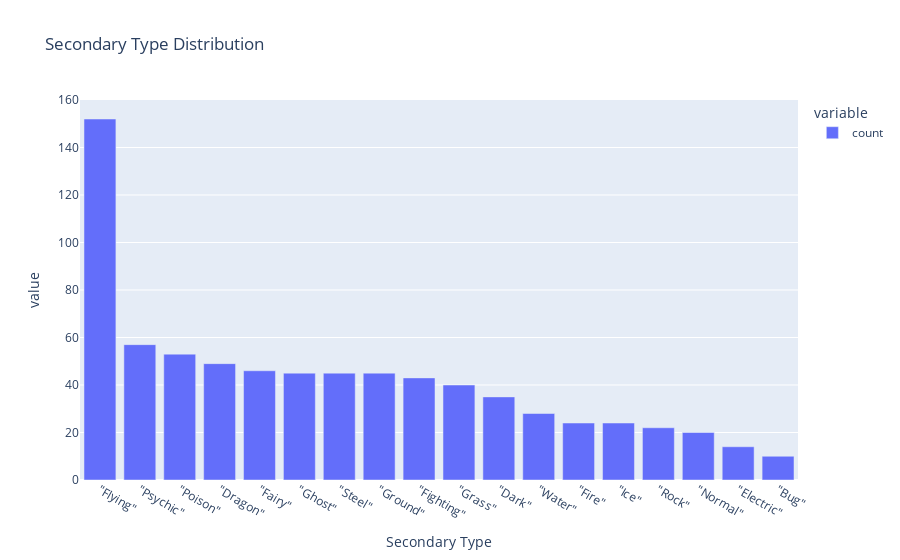

The cell this chart's notebook holds for it:
### Code cell
fig = px.bar(df['Secondary Type'].value_counts(), title='Secondary Type Distribution')
fig.show()

### Figure 1 — Plotly figure (JSON) as saved in the notebook; plotly's stock layout.template omitted (floating-point values rounded to 4 significant figures)
{"data": [{"alignmentgroup": "True", "hovertemplate": "variable=count<br>Secondary Type=%{x}<br>value=%{y}<extra></extra>", "legendgroup": "count", "marker": {"color": "#636efa", "pattern": {"shape": ""}}, "name": "count", "offsetgroup": "count", "orientation": "v", "showlegend": true, "textposition": "auto", "type": "bar", "x": ["\"Flying\"", "\"Psychic\"", "\"Poison\"", "\"Dragon\"", "\"Fairy\"", "\"Ghost\"", "\"Steel\"", "\"Ground\"", "\"Fighting\"", "\"Grass\"", "\"Dark\"", "\"Water\"", "\"Fire\"", "\"Ice\"", "\"Rock\"", "\"Normal\"", "\"Electric\"", "\"Bug\""], "xaxis": "x", "y": [152, 57, 53, 49, 46, 45, 45, 45, 43, 40, 35, 28, 24, 24, 22, 20, 14, 10], "yaxis": "y"}], "layout": {"barmode": "relative", "legend": {"title": {"text": "variable"}, "tracegroupgap": 0}, "title": {"text": "Secondary Type Distribution"}, "xaxis": {"anchor": "y", "domain": [0, 1], "title": {"text": "Secondary Type"}}, "yaxis": {"anchor": "x", "domain": [0, 1], "title": {"text": "value"}}}}
